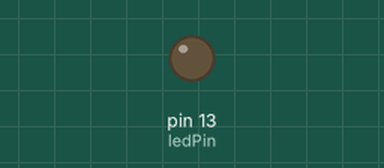
Bench run of a sketch on a simulated Arduino Uno, built with avr-gcc and run on an emulated ATmega328P. On the bench: output pins drawn as LEDs (lit = HIGH).

Above: at 0.5 s.
At 9.7 s:
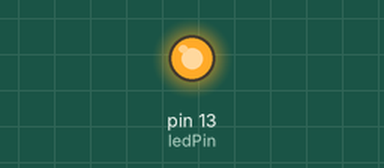
Timing chart, 0 to 15.6 s (numbered marks = the images above):
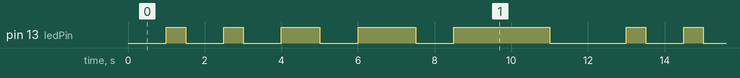

Measured:
- by itself, pin 13 (ledPin): repeats every 12.0 s: LOW 1.0 s, HIGH 0.50 s, LOW 1.0 s, HIGH 1.0 s, LOW 1.0 s, HIGH 1.5 s, LOW 1.0 s, HIGH 2.5 s, LOW 2.0 s, HIGH 0.50 s
- by itself, everything shown: repeats every 12.0 s, in 10 steps

The sketch:

fibonnacci_blink.ino
```cpp
int ledPin = 13;  // LED pin

// Set up pin 13 as output
void setup() {
  pinMode(ledPin, OUTPUT);
}

// Compute nth Fibonacci number iteratively
int fibonacci(int n) {
  if (n == 0) return 0;
  if (n == 1) return 1;

  int prev = 0, current = 1, next;
  for (int i = 2; i <= n; i++) {
    next = prev + current;
    prev = current;
    current = next;
  }
  return current;
}

// Blink LED based on Fibonacci sequence
void blinkFibonacci(int count) {
  for (int i = 0; i < count; i++) {
    int fibValue = fibonacci(i);   // Compute Fibonacci on-the-fly
    digitalWrite(ledPin, HIGH);    // LED ON
    delay(fibValue * 500);         // Delay proportional to Fibonacci
    digitalWrite(ledPin, LOW);     // LED OFF
    delay(1000);                    // Fixed off-time (0.5s)
  }
}

void loop() {
  blinkFibonacci(6);  // Blink first 6 Fibonacci numbers
}
```

main.c
```cpp
#include <stdio.h>

// Function to compute and print the first n Fibonacci numbers
void printFibonacci(int n) {
    int a = 0, b = 1, next;

    // Print the first two Fibonacci numbers
    printf("%d %d ", a, b);

    // Compute and print the rest of the Fibonacci numbers
    for (int i = 2; i < n; i++) {
        next = a + b; // Calculate the next Fibonacci number
        printf("%d ", next);
        a = b;        // Shift variables for next iteration
        b = next;
    }
    printf("\n"); // New line after printing the sequence
}

int main() {
    int sequence_size = 6; // Print first 6 Fibonacci numbers

    printFibonacci(sequence_size); // Call to compute and print Fibonacci

    return 0;
}
```
